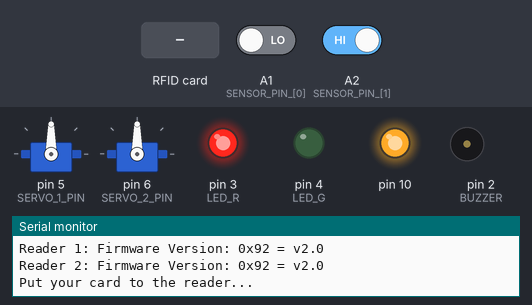
Bench run of a sketch on a simulated Arduino Uno, built with avr-gcc and run on an emulated ATmega328P. Parts: 2 × servo, output pins drawn as LEDs (lit = HIGH), buzzer (waves = sounding), the last lines printed to the serial monitor. Dashed ring = blinking. The inputs (shaded band) are chosen by the test bench; at power-on: A2 (SENSOR_PIN_[1]) HIGH, A1 (SENSOR_PIN_[0]) LOW.

Above: at 1.3 s.
1.4 s: A2 (SENSOR_PIN_[1]) driven LOW
At 1.67 s:
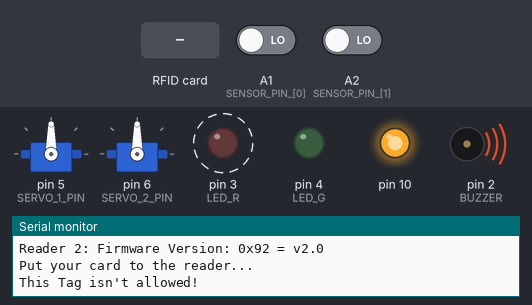
4.4 s: RFID card AD 96 38 A4 held to the reader
At 5.61 s:
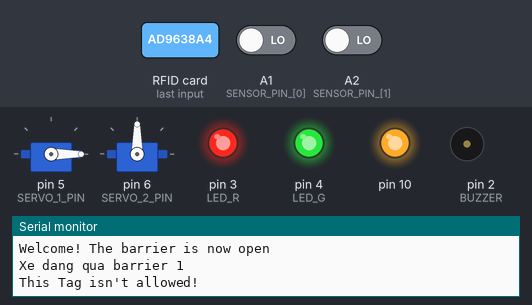
7.4 s: RFID card D6 31 A5 B9 held to the reader
10.4 s: A1 (SENSOR_PIN_[0]) driven HIGH
At 11.15 s:
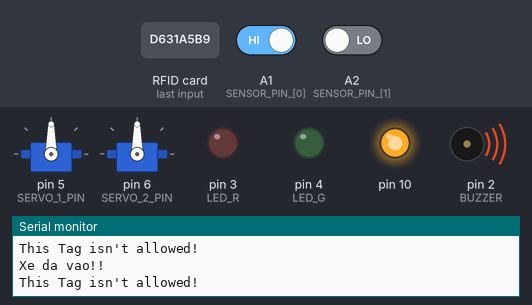
13.4 s: A2 (SENSOR_PIN_[1]) driven HIGH
At 15.3 s:
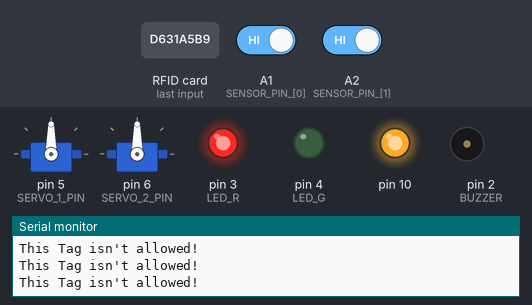
16.4 s: RFID card C3 1E BE 44 held to the reader
At 17.0 s:
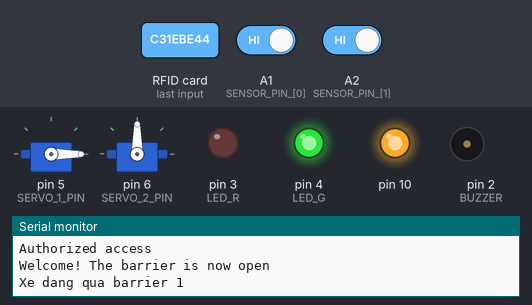
Timing chart, 0 to 18.9 s (numbered marks = the images above; inputs shaded):
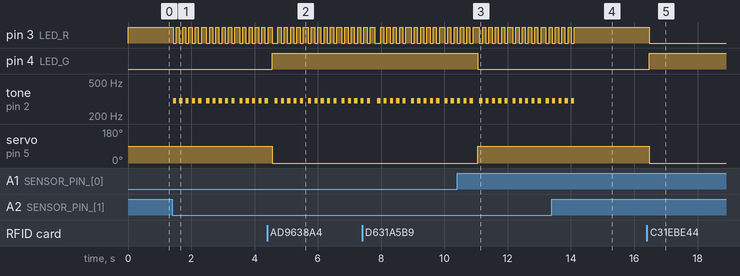

The sketch:

clone.ino
```cpp
//    _____                      __  ____             __   _             _____            __
//   / ___/____ ___  ____ ______/ /_/ __ \____ ______/ /__(_)___  ____ _/ ___/__  _______/ /____  ____ ___
//   \__ \/ __ `__ \/ __ `/ ___/ __/ /_/ / __ `/ ___/ //_/ / __ \/ __ `/\__ \/ / / / ___/ __/ _ \/ __ `__ \
//  ___/ / / / / / / /_/ / /  / /_/ ____/ /_/ / /  / ,< / / / / / /_/ /___/ / /_/ (__  ) /_/  __/ / / / / /
// /____/_/ /_/ /_/\__,_/_/   \__/_/    \__,_/_/  /_/|_/_/_/ /_/\__, //____/\__, /____/\__/\___/_/ /_/ /_/
//                                                            /____/      /____/
/**
   Typical pin layout used:
   -----------------------------------------------------------------------------------------
               MFRC522      Arduino       Arduino   Arduino    Arduino          Arduino
               Reader/PCD   Uno/101       Mega      Nano v3    Leonardo/Micro   Pro Micro
   Signal      Pin          Pin           Pin       Pin        Pin              Pin
   -----------------------------------------------------------------------------------------
   RST/Reset   RST          9             5         D9         RESET/ICSP-5     RST
   SPI SS 1    SDA(SS)      ** custom, take a unused pin, only HIGH/LOW required *
   SPI SS 2    SDA(SS)      ** custom, take a unused pin, only HIGH/LOW required *
   SPI MOSI    MOSI         11 / ICSP-4   51        D11        ICSP-4           16
   SPI MISO    MISO         12 / ICSP-1   50        D12        ICSP-1           14
   SPI SCK     SCK          13 / ICSP-3   52        D13        ICSP-3           15
*/
#include <SPI.h>
#include <MFRC522.h>
#include <Servo.h>

/* Arduino UNO */
/* RFID Readers */
#define RST_PIN   9
#define SS_1_PIN  7
#define SS_2_PIN  8

// List of Tags UIDs that are allowed to open the puzzle
byte tagarray[][4] = {
  {0xAD, 0x96, 0x38, 0xA4},
  {0xD6, 0x31, 0xA5, 0xB9},
  {0xC3, 0x1E, 0xBE, 0x44},     //ID
};

// Inlocking status :
bool access = false;

#define num_Readers 2
byte ssPins[] = {SS_1_PIN, SS_2_PIN};
MFRC522 mfrc522[num_Readers];   // Create MFRC522 instance.
//////

/* Servo Motors */
#define SERVO_1_PIN 5
#define SERVO_2_PIN 6

//#define num_Servos  2
byte servoPins[] = {SERVO_1_PIN, SERVO_2_PIN};
Servo myServo[num_Readers];
/////

//Sensor, Led, Buzzer,...
int SENSOR_PIN_[2] = {A1, A2};
bool data[2] = {false, false};
bool in = true;
bool out = true;

#define LED_R     3 //define red LED
#define LED_G     4 //define green LED pin

#define BUZZER    2 //buzzer pin

void setup()
{
  Serial.begin(9600);   // Initiate a serial communication
  while (!Serial);
  SPI.begin();      // Initiate  SPI bus

  pinMode(LED_R, OUTPUT);
  digitalWrite(LED_R, HIGH);
  pinMode(LED_G, OUTPUT);
  digitalWrite(LED_G, LOW);
  pinMode(BUZZER, OUTPUT);
  noTone(BUZZER);

  /* looking for MFRC522 readers */
  for (uint8_t reader = 0; reader < num_Readers; reader++) {
    mfrc522[reader].PCD_Init(ssPins[reader], RST_PIN);    // Initiate MFRC522
    delay(5);
    Serial.print(F("Reader "));
    Serial.print(reader + 1);
    Serial.print(F(": "));
    mfrc522[reader].PCD_DumpVersionToSerial();
    //mfrc522[reader].PCD_SetAntennaGain(mfrc522[reader].RxGain_max);

    myServo[reader].attach(servoPins[reader]); //servo pin
    myServo[reader].write(90); //servo start position

    pinMode(SENSOR_PIN_[reader], INPUT);
  }

  Serial.println("Put your card to the reader...");
  Serial.println();

}
void loop()
{
  for (uint8_t reader = 0; reader < num_Readers; reader++) {
    // Looking for new cards
    if (mfrc522[reader].PICC_IsNewCardPresent() && mfrc522[reader].PICC_ReadCardSerial()) {
      Serial.print(F("Reader "));
      Serial.print(reader + 1);

      //    Serial.println(mfrc522[reader].uid.uidByte);
      // Show some details of the PICC (that is: the tag/card)
      Serial.print(F(": Card UID:"));
      dump_byte_array(mfrc522[reader].uid.uidByte, mfrc522[reader].uid.size);
      //      Serial.println(dump_byte_array_(mfrc522[0].uid.uidByte, mfrc522[1].uid.uidByte, mfrc522[0].uid.size, mfrc522[1].uid.size));
      Serial.println();

      for (int x = 0; x < sizeof(tagarray); x++)                  // tagarray's row
      {
        for (int i = 0; i < mfrc522[reader].uid.size; i++)        //tagarray's columns
        {
          if ( mfrc522[reader].uid.uidByte[i] != tagarray[x][i])  //Comparing the UID in the buffer to the UID in the tag array.
          {
            DenyingTag();
            break;
          }
          else
          {
            if (i == mfrc522[reader].uid.size - 1)                // Test if we browesed the whole UID.
            {
              AllowTag();
            }
            else
            {
              continue;                                           // We still didn't reach the last cell/column : continue testing!
            }
          }
        }
        if (access) break;                                        // If the Tag is allowed, quit the test.
      }
      if (access)
      {
        if (reader == 0)
        {
          OpenBarrier(reader);
          //          data[reader] =
          Serial.print("Xe dang qua barrier ");
          Serial.println(reader + 1);

          in = false;
        }
        if (reader == 1)
        {
          digitalWrite(LED_G, HIGH);
          digitalWrite(LED_R, LOW);
          out = false;
        }
        access = false;
      }
      else
      {
        Warning();
      }
      /*Serial.print(F("PICC type: "));
        MFRC522::PICC_Type piccType = mfrc522[reader].PICC_GetType(mfrc522[reader].uid.sak);
        Serial.println(mfrc522[reader].PICC_GetTypeName(piccType));*/
      // Halt PICC
      mfrc522[reader].PICC_HaltA();
      // Stop encryption on PCD
      mfrc522[reader].PCD_StopCrypto1();
    } //if (mfrc522[reader].PICC_IsNewC..
    //    data[reader] = digitalRead(SENSOR_PIN_[reader]);
    //    if (!in && digitalRead(SENSOR_PIN_[reader]))
    //    {
    //
    //    }
    //    Serial.println(digitalRead(SENSOR_PIN_[0]));
  } //for(uint8_t reader..
  if (!in && !digitalRead(SENSOR_PIN_[0]))
  {
    data[0] = true;
    delay(10);
  }
  if (!in && data[0] && digitalRead(SENSOR_PIN_[0]))
  {
    data[0] = false;
    in = true;
    //            data = 1;
    CloseBarrier(0);
    digitalWrite(LED_R, HIGH);
    Serial.print("Xe da vao!");
    Serial.println("!");
    //      access = false;
  }
  if (!out && !digitalRead(SENSOR_PIN_[1]))
  {
    OpenBarrier(1);
    out = true;
    delay(2500);
    CloseBarrier(1);
  }
  if (out && !digitalRead(SENSOR_PIN_[1]))
  {
    Warning();
  }
}

/**
   Helper routine to dump a byte array as hex values to Serial.
*/
void dump_byte_array(byte * buffer, byte bufferSize) {
  for (byte i = 0; i < bufferSize; i++) {
    Serial.print(buffer[i] < 0x10 ? " 0" : " ");
    Serial.print(buffer[i], HEX);
  }
}

void DenyingTag()
{
  Serial.println(" Access denied");
  access = false;
}

void AllowTag()
{
  Serial.println("Authorized access");
  access = true;
}

void OpenBarrier(int reader)
{
  Serial.println("Welcome! The barrier is now open");
  myServo[reader].write(0);
  digitalWrite(LED_G, HIGH);
  digitalWrite(LED_R, LOW);
  delay(50);
}

void CloseBarrier(int reader)
{
  myServo[reader].write(90);
  digitalWrite(LED_R, HIGH);
  digitalWrite(LED_G, LOW);
  delay(50);
}

void Warning()
{
  Serial.println("This Tag isn't allowed!");
  for (int flash = 0; flash < 5; flash++)
  {
    tone(BUZZER, 300);
    digitalWrite(LED_R, LOW);
    delay(100);
    noTone(BUZZER);
    digitalWrite(LED_R, HIGH);
    delay(100);
  }
}
```

Measured:
- after the input at 1.4 s, pin 3 (LED_R): alternates HIGH for 0.10 s and LOW for 0.10 s, starting at once; tone on pin 2 (BUZZER): alternates 300 Hz for 0.10 s and silent for 0.10 s, starting at once
- after the input at 4.4 s, pin 4 (LED_G): LOW → HIGH after 0.15 s; servo on pin 5 (SERVO_1_PIN): 90° → 0° after 0.15 s
- after the input at 10.4 s, pin 4 (LED_G): HIGH → LOW after 0.66 s; servo on pin 5 (SERVO_1_PIN): 0° → 90° after 0.66 s
- after the input at 13.4 s, pin 3 (LED_R): goes on until 14.1 s, then stays HIGH; tone on pin 2 (BUZZER): goes on until 14.1 s, then stays silent
- after the input at 16.4 s, pin 3 (LED_R): HIGH → LOW after 0.07 s; pin 4 (LED_G): LOW → HIGH after 0.07 s; servo on pin 5 (SERVO_1_PIN): 90° → 0° after 0.07 s
